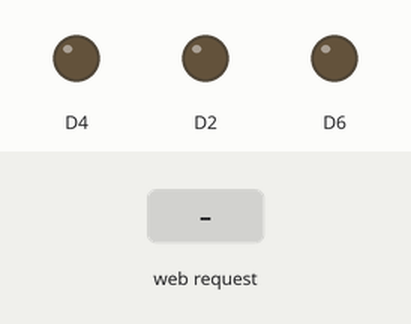
Simulated run of this program. Board: ESP8266 (NodeMCU). On the bench: output pins drawn as LEDs (lit = HIGH). The test bench sets the inputs (shaded band). WiFi joins after 1.5 s; servers stay silent unless stated; what the program prints to the serial monitor is not drawn.

Above: at 1.2 s.
1.3 s: HTTP request GET /LED1ON received
At 2.4 s:
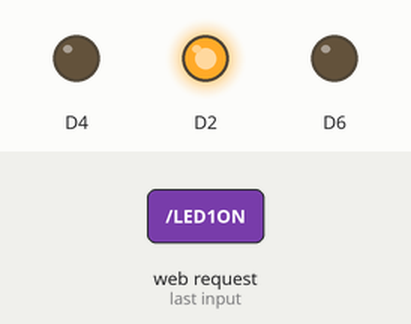
2.8 s: HTTP request GET /LED2ON received
At 3.5 s:
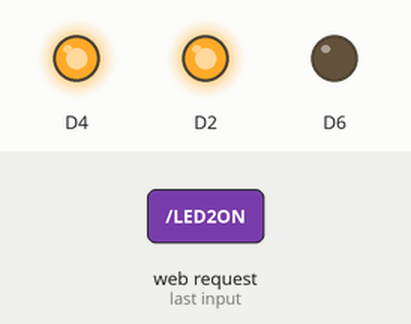
4.3 s: HTTP request GET /LED3ON received
At 4.7 s:
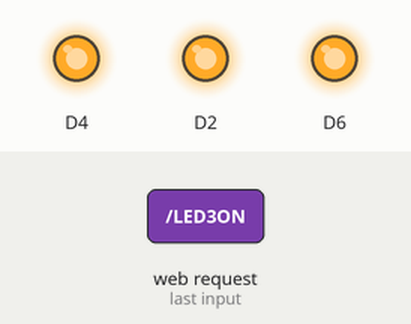
5.8 s: HTTP request GET /LED1OFF received
At 7.0 s:
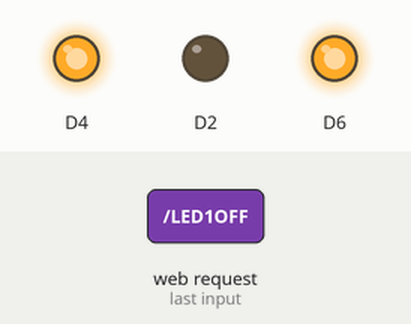
7.3 s: HTTP request GET /LED2OFF received
At 8.1 s:
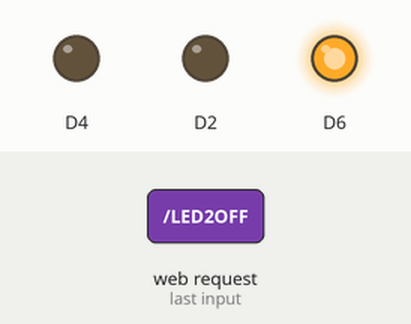
8.8 s: HTTP request GET /LED3OFF received
At 9.3 s:
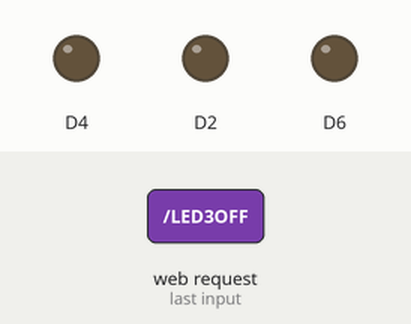
Timing chart, 0 to 11.3 s (numbered marks = the images above; inputs shaded):
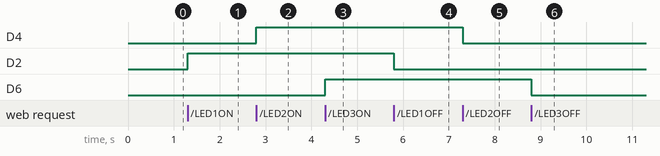

The program:

main.cpp
```cpp
#include <Arduino.h>
#include <ESP8266WiFi.h>
#include <WiFiClient.h>
#include <ESP8266WebServer.h>

const char* ssid = "Despaaw";
const char* password = "ciumdulu";

ESP8266WebServer server(80);
String webpage;

// put function declarations here:


void setup() {
  // put your setup code here, to run once:
  Serial.begin(9600);
  delay(10);
  pinMode(D2, OUTPUT);
  pinMode(D4, OUTPUT);
  pinMode(D6, OUTPUT);

  //CONNECT TO WIFI NETWORK
  Serial.println();
  Serial.print("Konfigurasi akses poin...");

  //Mengatur WIFI
  WiFi.mode(WIFI_AP);
  WiFi.begin(ssid, password);

  // cek status koneksi
  Serial.println("IP address: ");
  Serial.println(WiFi.softAPIP());

  // isi dari webpage
  webpage+= "<h1>Web Control ESP8266</h1>";
    webpage+= "<h2>Desvania</h2>";
    webpage+= "<p>LED 1 :";
    webpage+= "<a href=\"/LED1ON\"><button>ON</button></a> <a href=\"/LED1OFF\"><button>OFF</button></a></p><br>";
    webpage+= "<p>LED 2 :";
    webpage+= "<a href=\"/LED2ON\"><button>ON</button></a> <a href=\"/LED2OFF\"><button>OFF</button></a></p><br>";
    webpage+= "<p>LED 3 :";
    webpage+= "<a href=\"/LED3ON\"><button>ON</button></a> <a href=\"/LED3OFF\"><button>OFF</button></a></p><br>";

  //Membuat tampilan webpage
  server.on("/", []() {
    server.send(200, "text/html", webpage);
  });
  server.on("/LED1ON", []() {
    server.send(200, "text/html", webpage);
    digitalWrite(D2, HIGH);
    delay(1000);
  });
  server.on("/LED2ON", []() {
    server.send(200, "text/html", webpage);
    digitalWrite(D4, HIGH);
    delay(1000);
  });
  server.on("/LED3ON", []() {
    server.send(200, "text/html", webpage);
    digitalWrite(D6, HIGH);
    delay(1000);
  });
  server.on("/LED1OFF", []() {
    server.send(200, "text/html", webpage);
    digitalWrite(D2, LOW);
    delay(1000);
  });
  server.on("/LED2OFF", []() {
    server.send(200, "text/html", webpage);
    digitalWrite(D4, LOW);
    delay(1000);
  });
  server.on("/LED3OFF", []() {
    server.send(200, "text/html", webpage);
    digitalWrite(D6, LOW);
    delay(1000);
  });

  server.begin();
  Serial.println("Webserver dijalankan...");
}

void loop() {
  // put your main code here, to run repeatedly:
  server.handleClient();
}
```

Measured:
- after the input at 1.3 s, D2: LOW → HIGH at once
- after the input at 2.8 s, D4: LOW → HIGH at once
- after the input at 4.3 s, D6: LOW → HIGH at once
- after the input at 5.8 s, D2: HIGH → LOW at once
- after the input at 7.3 s, D4: HIGH → LOW at once
- after the input at 8.8 s, D6: HIGH → LOW at once
